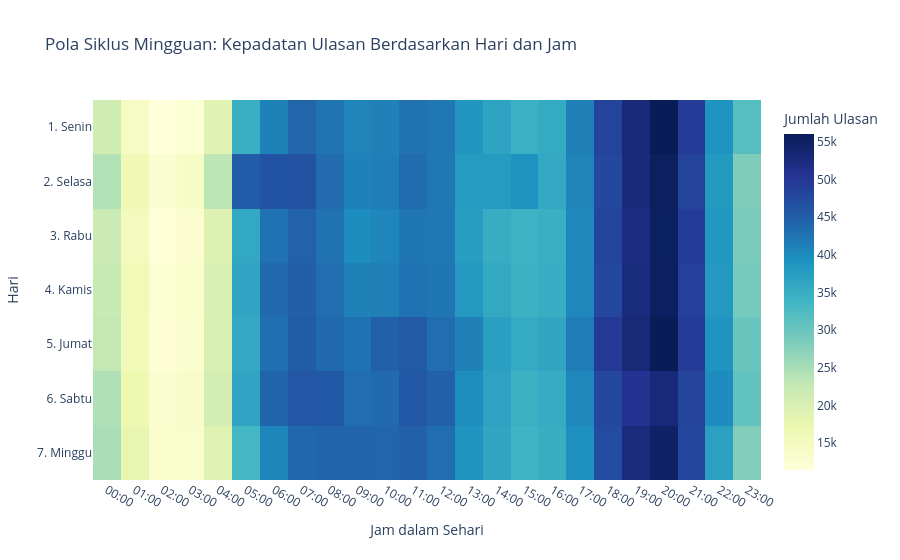

Notebook source saved alongside this figure:
### Code cell
# Visualisasi 5: Siklus Aktivitas Ulasan Berdasarkan Hari & Jam
nama_hari = {1: "1. Senin", 2: "2. Selasa", 3: "3. Rabu", 4: "4. Kamis", 5: "5. Jumat", 6: "6. Sabtu", 7: "7. Minggu"}

df_siklus = (
    lf.select([
        pl.col("at").dt.weekday().alias("hari_angka"),
        pl.col("at").dt.hour().alias("jam")
    ])
    .group_by(["hari_angka", "jam"])
    .agg(pl.len().alias("jumlah_ulasan"))
    .sort(["hari_angka", "jam"])
    .collect()
    .with_columns(
        pl.col("hari_angka").replace_strict(nama_hari).alias("hari")
    )
)

pivot_siklus = df_siklus.pivot(values="jumlah_ulasan", index="hari", on="jam").sort("hari")
z_vals = pivot_siklus.drop("hari").to_numpy()
x_jam = [f"{int(c):02d}:00" for c in pivot_siklus.drop("hari").columns]
y_hari = pivot_siklus["hari"].to_list()

fig5 = px.imshow(
    z_vals,
    x=x_jam,
    y=y_hari,
    color_continuous_scale="YlGnBu",
    aspect="auto",
    title="Pola Siklus Mingguan: Kepadatan Ulasan Berdasarkan Hari dan Jam",
    labels={"x": "Jam dalam Sehari", "y": "Hari", "color": "Jumlah Ulasan"},
    template="plotly_white"
)
fig5.show()

### Figure 1 — Plotly figure (JSON) as saved in the notebook; plotly's stock layout.template omitted (floating-point values rounded to 4 significant figures; data arrays with more than 128 entries replaced by an {"elided": "..."} marker saying what was removed)
{"data": [{"coloraxis": "coloraxis", "hovertemplate": "Jam dalam Sehari: %{x}<br>Hari: %{y}<br>Jumlah Ulasan: %{z}<extra></extra>", "name": "0", "type": "heatmap", "x": ["00:00", "01:00", "02:00", "03:00", "04:00", "05:00", "06:00", "07:00", "08:00", "09:00", "10:00", "11:00", "12:00", "13:00", "14:00", "15:00", "16:00", "17:00", "18:00", "19:00", "20:00", "21:00", "22:00", "23:00"], "xaxis": "x", "y": ["1. Senin", "2. Selasa", "3. Rabu", "4. Kamis", "5. Jumat", "6. Sabtu", "7. Minggu"], "yaxis": "y", "z": {"elided": "7x24 int values"}}], "layout": {"coloraxis": {"autocolorscale": false, "colorbar": {"title": {"text": "Jumlah Ulasan"}}, "colorscale": [[0, "rgb(255,255,217)"], [0.125, "rgb(237,248,177)"], [0.25, "rgb(199,233,180)"], [0.375, "rgb(127,205,187)"], [0.5, "rgb(65,182,196)"], [0.625, "rgb(29,145,192)"], [0.75, "rgb(34,94,168)"], [0.875, "rgb(37,52,148)"], [1, "rgb(8,29,88)"]]}, "title": {"text": "Pola Siklus Mingguan: Kepadatan Ulasan Berdasarkan Hari dan Jam"}, "xaxis": {"anchor": "y", "domain": [0, 1], "title": {"text": "Jam dalam Sehari"}}, "yaxis": {"anchor": "x", "autorange": "reversed", "domain": [0, 1], "title": {"text": "Hari"}}}}
